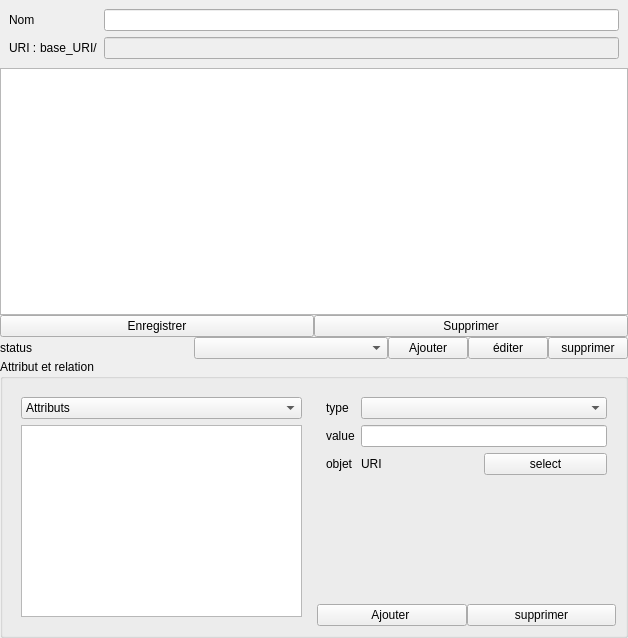
<?xml version="1.0" encoding="UTF-8"?>
<ui version="4.0">
 <class>CharForm</class>
 <widget class="QWidget" name="CharForm">
  <property name="geometry">
   <rect>
    <x>0</x>
    <y>0</y>
    <width>628</width>
    <height>638</height>
   </rect>
  </property>
  <property name="windowTitle">
   <string>Form</string>
  </property>
  <layout class="QVBoxLayout" name="verticalLayout">
   <property name="spacing">
    <number>0</number>
   </property>
   <property name="leftMargin">
    <number>0</number>
   </property>
   <property name="topMargin">
    <number>0</number>
   </property>
   <property name="rightMargin">
    <number>0</number>
   </property>
   <property name="bottomMargin">
    <number>0</number>
   </property>
   <item>
    <widget class="QWidget" name="widget" native="true">
     <layout class="QGridLayout" name="gridLayout">
      <item row="0" column="0">
       <widget class="QLabel" name="label">
        <property name="text">
         <string>Nom</string>
        </property>
       </widget>
      </item>
      <item row="1" column="2">
       <widget class="QLineEdit" name="URI_edit">
        <property name="enabled">
         <bool>false</bool>
        </property>
       </widget>
      </item>
      <item row="0" column="2">
       <widget class="QLineEdit" name="name_edit"/>
      </item>
      <item row="1" column="0">
       <widget class="QWidget" name="widget_3" native="true">
        <layout class="QHBoxLayout" name="horizontalLayout_2">
         <property name="spacing">
          <number>0</number>
         </property>
         <property name="leftMargin">
          <number>0</number>
         </property>
         <property name="topMargin">
          <number>0</number>
         </property>
         <property name="rightMargin">
          <number>0</number>
         </property>
         <property name="bottomMargin">
          <number>0</number>
         </property>
         <item>
          <widget class="QLabel" name="label_2">
           <property name="text">
            <string>URI : </string>
           </property>
          </widget>
         </item>
         <item>
          <widget class="QLabel" name="base_URI_label">
           <property name="text">
            <string>base_URI/</string>
           </property>
          </widget>
         </item>
        </layout>
       </widget>
      </item>
     </layout>
    </widget>
   </item>
   <item>
    <widget class="QTextEdit" name="summary_edit">
     <property name="html">
      <string>&lt;!DOCTYPE HTML PUBLIC &quot;-//W3C//DTD HTML 4.0//EN&quot; &quot;http://www.w3.org/TR/REC-html40/strict.dtd&quot;&gt;
&lt;html&gt;&lt;head&gt;&lt;meta name=&quot;qrichtext&quot; content=&quot;1&quot; /&gt;&lt;style type=&quot;text/css&quot;&gt;
p, li { white-space: pre-wrap; }
&lt;/style&gt;&lt;/head&gt;&lt;body style=&quot; font-family:'Ubuntu'; font-size:10pt; font-weight:400; font-style:normal;&quot;&gt;
&lt;p style=&quot;-qt-paragraph-type:empty; margin-top:0px; margin-bottom:0px; margin-left:0px; margin-right:0px; -qt-block-indent:0; text-indent:0px;&quot;&gt;&lt;br /&gt;&lt;/p&gt;&lt;/body&gt;&lt;/html&gt;</string>
     </property>
    </widget>
   </item>
   <item>
    <widget class="QWidget" name="widget_2" native="true">
     <layout class="QHBoxLayout" name="horizontalLayout">
      <property name="spacing">
       <number>0</number>
      </property>
      <property name="leftMargin">
       <number>0</number>
      </property>
      <property name="topMargin">
       <number>0</number>
      </property>
      <property name="rightMargin">
       <number>0</number>
      </property>
      <property name="bottomMargin">
       <number>0</number>
      </property>
      <item>
       <widget class="QPushButton" name="save_button">
        <property name="text">
         <string>Enregistrer</string>
        </property>
       </widget>
      </item>
      <item>
       <widget class="QPushButton" name="del_button">
        <property name="text">
         <string>Supprimer</string>
        </property>
       </widget>
      </item>
     </layout>
    </widget>
   </item>
   <item>
    <widget class="QWidget" name="widget_10" native="true">
     <layout class="QHBoxLayout" name="horizontalLayout_7">
      <property name="spacing">
       <number>0</number>
      </property>
      <property name="leftMargin">
       <number>0</number>
      </property>
      <property name="topMargin">
       <number>0</number>
      </property>
      <property name="rightMargin">
       <number>0</number>
      </property>
      <property name="bottomMargin">
       <number>0</number>
      </property>
      <item>
       <widget class="QLabel" name="label_5">
        <property name="text">
         <string>status</string>
        </property>
       </widget>
      </item>
      <item>
       <widget class="QComboBox" name="status_combo"/>
      </item>
      <item>
       <widget class="QWidget" name="widget_8" native="true">
        <layout class="QHBoxLayout" name="horizontalLayout_5">
         <property name="spacing">
          <number>0</number>
         </property>
         <property name="leftMargin">
          <number>0</number>
         </property>
         <property name="topMargin">
          <number>0</number>
         </property>
         <property name="rightMargin">
          <number>0</number>
         </property>
         <property name="bottomMargin">
          <number>0</number>
         </property>
         <item>
          <widget class="QPushButton" name="add_status_button">
           <property name="text">
            <string>Ajouter</string>
           </property>
          </widget>
         </item>
         <item>
          <widget class="QPushButton" name="edit_status_button">
           <property name="text">
            <string>éditer</string>
           </property>
          </widget>
         </item>
         <item>
          <widget class="QPushButton" name="del_status_button">
           <property name="text">
            <string>supprimer</string>
           </property>
          </widget>
         </item>
        </layout>
       </widget>
      </item>
     </layout>
    </widget>
   </item>
   <item>
    <widget class="QGroupBox" name="groupBox">
     <property name="title">
      <string>Attribut et relation</string>
     </property>
     <layout class="QHBoxLayout" name="horizontalLayout_3">
      <item>
       <widget class="QWidget" name="widget_6" native="true">
        <layout class="QVBoxLayout" name="verticalLayout_3">
         <item>
          <widget class="QComboBox" name="choose_att_rel_combo">
           <item>
            <property name="text">
             <string>Attributs</string>
            </property>
           </item>
           <item>
            <property name="text">
             <string>Relations</string>
            </property>
           </item>
          </widget>
         </item>
         <item>
          <widget class="QListWidget" name="attribute_list"/>
         </item>
        </layout>
       </widget>
      </item>
      <item>
       <widget class="QWidget" name="widget_4" native="true">
        <layout class="QVBoxLayout" name="verticalLayout_2">
         <property name="spacing">
          <number>0</number>
         </property>
         <property name="leftMargin">
          <number>0</number>
         </property>
         <property name="topMargin">
          <number>0</number>
         </property>
         <property name="rightMargin">
          <number>0</number>
         </property>
         <property name="bottomMargin">
          <number>0</number>
         </property>
         <item>
          <widget class="QWidget" name="widget_7" native="true">
           <layout class="QGridLayout" name="gridLayout_2">
            <item row="2" column="0">
             <widget class="QLabel" name="label_3">
              <property name="text">
               <string>value</string>
              </property>
             </widget>
            </item>
            <item row="4" column="2">
             <spacer name="verticalSpacer">
              <property name="orientation">
               <enum>Qt::Vertical</enum>
              </property>
              <property name="sizeHint" stdset="0">
               <size>
                <width>20</width>
                <height>40</height>
               </size>
              </property>
             </spacer>
            </item>
            <item row="2" column="2">
             <widget class="QLineEdit" name="value_line"/>
            </item>
            <item row="1" column="2">
             <widget class="QComboBox" name="type_combo"/>
            </item>
            <item row="1" column="0">
             <widget class="QLabel" name="label_4">
              <property name="text">
               <string>type</string>
              </property>
             </widget>
            </item>
            <item row="3" column="2">
             <widget class="QWidget" name="widget_9" native="true">
              <layout class="QHBoxLayout" name="horizontalLayout_6">
               <property name="spacing">
                <number>0</number>
               </property>
               <property name="leftMargin">
                <number>0</number>
               </property>
               <property name="topMargin">
                <number>0</number>
               </property>
               <property name="rightMargin">
                <number>0</number>
               </property>
               <property name="bottomMargin">
                <number>0</number>
               </property>
               <item>
                <widget class="QLabel" name="label_7">
                 <property name="text">
                  <string>URI</string>
                 </property>
                </widget>
               </item>
               <item>
                <widget class="QPushButton" name="select_objet_button">
                 <property name="text">
                  <string>select</string>
                 </property>
                </widget>
               </item>
              </layout>
             </widget>
            </item>
            <item row="3" column="0">
             <widget class="QLabel" name="label_6">
              <property name="text">
               <string>objet</string>
              </property>
             </widget>
            </item>
           </layout>
          </widget>
         </item>
         <item>
          <widget class="QWidget" name="widget_5" native="true">
           <layout class="QHBoxLayout" name="horizontalLayout_4">
            <property name="spacing">
             <number>0</number>
            </property>
            <property name="leftMargin">
             <number>0</number>
            </property>
            <property name="topMargin">
             <number>0</number>
            </property>
            <property name="rightMargin">
             <number>0</number>
            </property>
            <property name="bottomMargin">
             <number>0</number>
            </property>
            <item>
             <widget class="QPushButton" name="add_attribut_button">
              <property name="text">
               <string>Ajouter </string>
              </property>
             </widget>
            </item>
            <item>
             <widget class="QPushButton" name="del_attribute_button">
              <property name="text">
               <string>supprimer</string>
              </property>
             </widget>
            </item>
           </layout>
          </widget>
         </item>
        </layout>
       </widget>
      </item>
     </layout>
    </widget>
   </item>
  </layout>
 </widget>
 <resources/>
 <connections/>
</ui>
